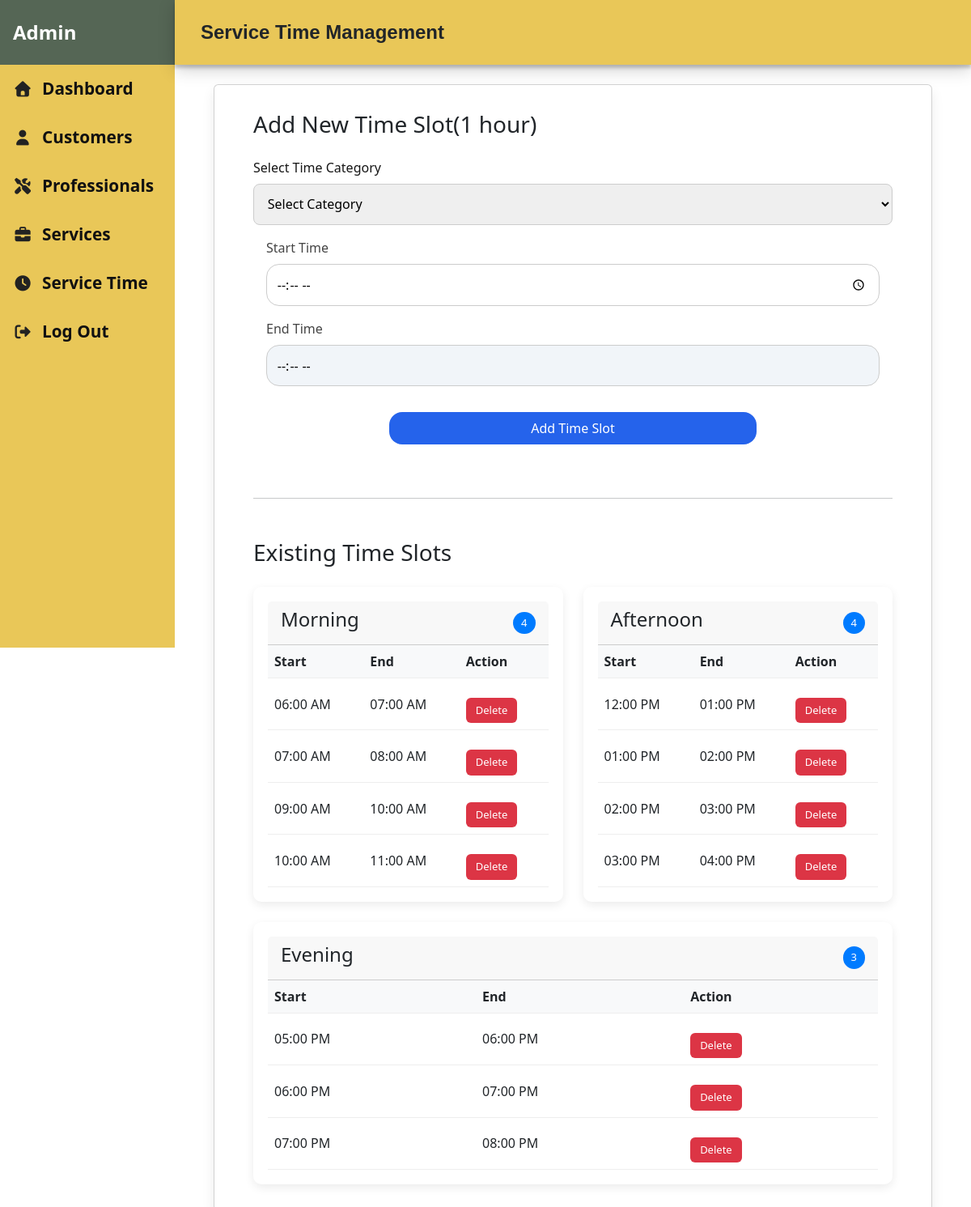
Screenshot of /View/admindashboard/service-time.php (signed in) with the database file from the repository.
### tables this page shows
CREATE TABLE `time_slots` (
  `id` int(11) NOT NULL,
  `time_category` enum('morning','afternoon','evening') NOT NULL,
  `start_time` time NOT NULL,
  `end_time` time NOT NULL
);

### View/admindashboard/service-time.php (the view, shortened to what this page needs)
<?php
include '../../includes/dbconnect.php';
?>
<!DOCTYPE html>
<html lang="en">
<head>
    <link rel="stylesheet" href="../assets/css/service-time.css">
    <link rel="stylesheet" href="../assets/css/style.css">
</head>
<body>
    <?php include '../../includes/dashboardnav.php'; ?>
    <div class="service-time-container">
        <div class="page-top">
            <p>Service Time Management</p>
        </div>
        <div class="card">
            <h3>Add New Time Slot(1 hour)</h3>
            <form method="POST">
                <label>Select Time Category</label>
                <select name="category" id="category" required>
                    <option value="">Select Category</option>
                    <?php
                    $categories = ["morning", "afternoon", "evening"];
                    ?>
                </select>
                <div class="time-field">
                    <label for="startTime">Start Time</label>
                    <input type="time" id="startTime" name="start_time" required>
                </div>
                <div class="time-field">
                    <label for="endTime">End Time</label>
                    <input type="time" id="endTime" name="end_time" readonly required>
                </div>
                <div class="time-field">
                    <button type="submit">Add Time Slot</button>
                </div>
            </form>
            <hr class="section-divider">
            <h3 class="section-title">Existing Time Slots</h3>
            <div class="slots-wrapper">
                <?php
                foreach ($categories as $catName) {
                    $slotQuery = "SELECT id, start_time, end_time FROM time_slots WHERE time_category = ? ORDER BY start_time ASC";
                    $stmt = $conn->prepare($slotQuery);
                    $stmt->bind_param("s", $catName);
                    $stmt->execute();
                    $slotResult = $stmt->get_result();
                    $count = $slotResult ? $slotResult->num_rows : 0;
                    ?>
                    <div class="slot-card">
                        <div class="card-header">
                            <h4><?php echo ucfirst($catName); ?></h4>
                            <span class="slot-count"><?php echo $count; ?></span>
                        </div>
                        <table class="slot-table">
                            <thead>
                                <tr>
                                    <th>Start</th>
                                    <th>End</th>
                                    <th>Action</th>
                                </tr>
                            </thead>
                            <tbody>
                                <?php
                                if ($count > 0) {
                                    while ($slot = $slotResult->fetch_assoc()) {
                                        ?>
                                        <tr>
                                            <td><?php echo date('h:i A', strtotime($slot['start_time'])); ?></td>
                                            <td><?php echo date('h:i A', strtotime($slot['end_time'])); ?></td>
                                            <td class="action-cell">
                                                <form method="POST" class="delete-form">
                                                    <button type="submit" class="delete-btn">Delete</button>
                                                </form>
                                            </td>
                                        </tr>
                                        <?php
                                    }
                                } else {
                                    echo "<tr><td colspan='3' class='no-data'>No Slots Available</td></tr>";
                                }
                                ?>
                            </tbody>
                        </table>
                    </div>
                    <?php $stmt->close();
                } ?>
            </div>
        </div>
    </div>
</body>
</html>

### View/assets/css/service-time.css (style rules this page uses)
.service-time-container { margin-left: 18vw; }
.page-top { height: 10vh; width: 100%; background-color: #e9c758; box-shadow: 0 4px 4px 0 rgba(0, 0, 0, 0.2), 0 6px 20px 0 rgba(0, 0, 0, 0.19); display: flex; align-items: center; padding-left: 2rem; position: sticky; top: 0; z-index: 5; }
.page-top p { font-family: Arial, sans-serif; font-size: 1.5rem; font-weight: 600; margin: 0; padding: 0; }
.card { background: #fff; border-radius: 1rem; box-shadow: 0 1vh 2vh rgba(0, 0, 0, 0.08); width: 74vw; display: flex; flex-direction: column; margin: 2vw 4vw; padding: 2rem 3rem; margin-bottom: 4vw; }
form { margin-top: 1rem; }
label { font-size: 1rem; color: #161616; margin-bottom: 0.5rem; }
input, select { width: 100%; padding: 0.8rem; border-radius: 0.5rem; border: 0.1rem solid #ccc; font-size: 1rem; }
input[readonly] { background: #f1f5f9; cursor: not-allowed; }
.time-field { display: flex; flex-direction: column; margin: 1rem; }
.time-field label { font-size: 1rem; color: #444; margin-bottom: 0.5rem; }
.time-field input { width: 100%; padding: 0.8rem; border-radius: 1rem; border: 0.1rem solid #ccc; font-size: 1rem; }
.time-field input[readonly] { background: #f1f5f9; cursor: not-allowed; }
.time-field button { width: 60%; background: #2563eb; color: #fff; border: none; border-radius: 1rem; cursor: pointer; font-size: 1rem; margin-top: 1rem; padding: 0.5rem; align-self: center; }
.section-divider { margin: 50px 0; }
.section-title { margin-bottom: 25px; }
.slots-wrapper { display: flex; gap: 25px; flex-wrap: wrap; }
.slot-card { flex: 1; min-width: 300px; background: #ffffff; border-radius: 10px; box-shadow: 0 4px 12px rgba(0,0,0,0.08); padding: 18px; }
.card-header { display: flex; justify-content: space-between; align-items: center; margin-bottom: 15px; }
.slot-count { background: #007bff; color: #fff; padding: 4px 10px; border-radius: 20px; font-size: 13px; }
.slot-table { width: 100%; border-collapse: collapse; }
.slot-table thead { background: #f8f9fa; }
.slot-table th, .slot-table td { padding: 8px; text-align: left; }
.slot-table tr { border-bottom: 1px solid #eee; }
.action-cell { text-align: center; }
.delete-btn { background: #dc3545; color: white; border: none; padding: 6px 12px; border-radius: 6px; cursor: pointer; font-size: 13px; transition: 0.2s; }

### View/assets/css/style.css (style rules this page uses)
* { margin: 0; padding: 0; box-sizing: border-box; }
html, body { width: 100%; height: 100%; font-family: Arial, sans-serif; }

### View/assets/css/dashboardnav.css (style rules this page uses)
body { background-color: white; }

### rows the page displays
time_slots: start_time "06:00 AM", end_time "07:00 AM"
time_slots: start_time "07:00 AM", end_time "08:00 AM"
time_slots: start_time "09:00 AM", end_time "10:00 AM"
time_slots: start_time "10:00 AM", end_time "11:00 AM"
time_slots: start_time "12:00 PM", end_time "01:00 PM"
time_slots: start_time "01:00 PM", end_time "02:00 PM"
time_slots: start_time "02:00 PM", end_time "03:00 PM"
time_slots: start_time "03:00 PM", end_time "04:00 PM"
time_slots: start_time "05:00 PM", end_time "06:00 PM"
time_slots: start_time "06:00 PM", end_time "07:00 PM"
time_slots: start_time "07:00 PM", end_time "08:00 PM"

### other values shown
$catName "Morning"
$count "4"
$catName "Afternoon"
$catName "Evening"
$count "3"
